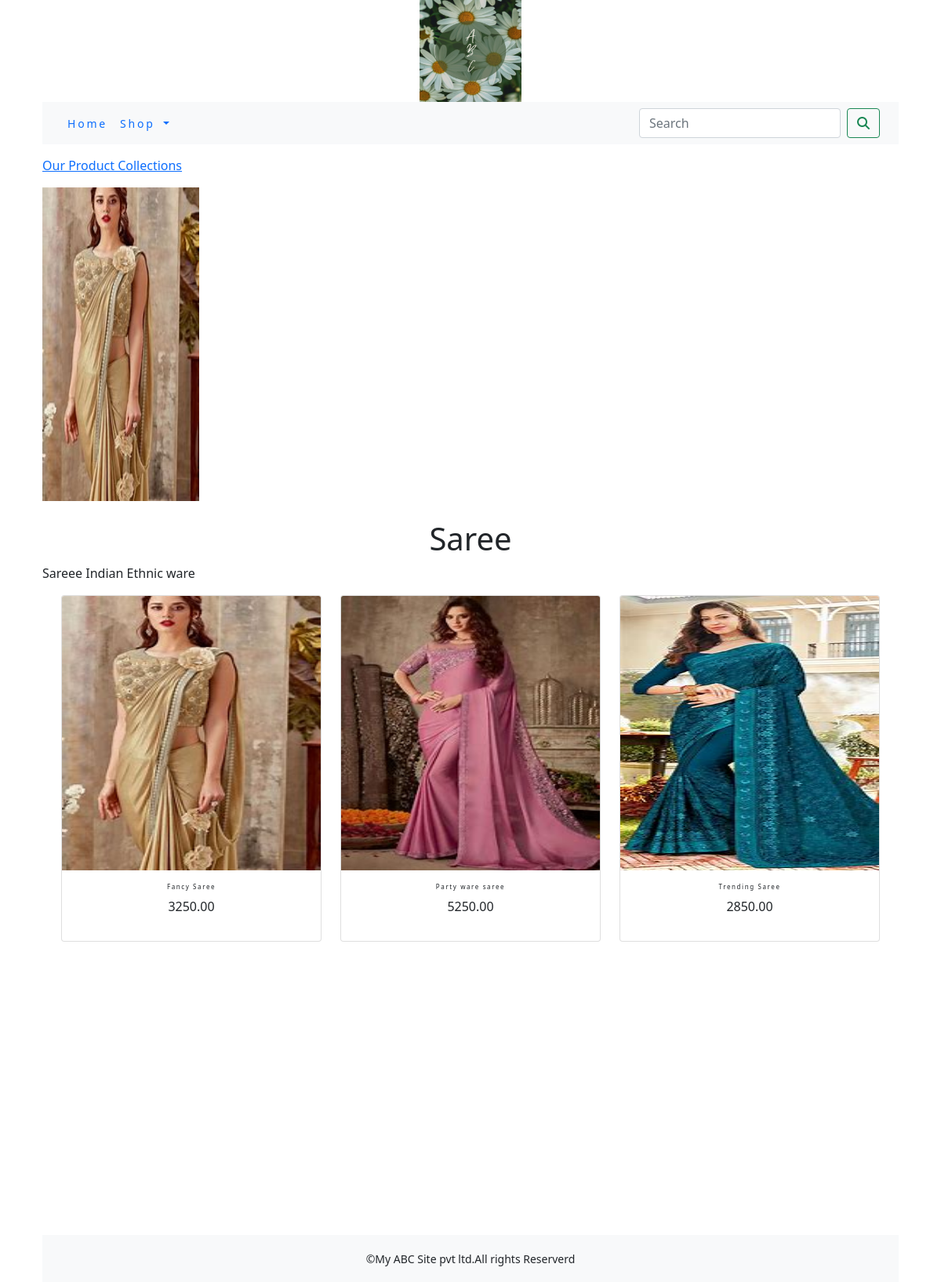
Screenshot of /shop/saree/ with the database file from the repository.
### shop/models.py (models this page shows, shortened)
class Category(models.Model):
    name = models.CharField(max_length=250, unique=True)
    slug = models.SlugField(max_length=250, unique=True)
    description = models.TextField(blank=True)
    image = models.ImageField(upload_to='category', blank=True)
    class Meta:
        ordering = ('name',)
        verbose_name = 'category'
        verbose_name_plural = 'categories'
    def get_url(self):
        return reverse('shop:products_by_category', args=[self.slug,])

class Product(models.Model):
    name = models.CharField(max_length=250, unique=True)
    slug = models.SlugField(max_length=250, unique=True)
    description = models.TextField(blank=True)
    price=models.DecimalField(max_digits=10,decimal_places=2)
    category=models.ForeignKey(Category,on_delete=models.CASCADE)
    image=models.ImageField(upload_to='product',blank=True)
    stock=models.IntegerField()
    available=models.BooleanField(default=True)
    created=models.DateTimeField(auto_now_add=True)
    updated=models.DateTimeField(auto_now=True)
    def get_url(self):
        return reverse('shop:prodCatdetail',args=[self.category.slug,self.slug])
    class Meta:
        ordering = ('name',)
        verbose_name = 'product'
        verbose_name_plural = 'products'

### shop/views.py (the view)
# urls.py: path('',views.allProdCat,name='allProdCat'),
def allProdCat(request,c_slug=None):
    c_page=None
    products_list=None
    if c_slug!=None:
        c_page=get_object_or_404(Category,slug=c_slug)
        products_list=Product.objects.all().filter(category=c_page,available=True)
    else:
        products_list=Product.objects.all().filter(available=True)
    paginator=Paginator(products_list,6)
    try:
        page=int(request.GET.get('page','1'))
    except:
        page=1
    try:
        products=paginator.page(page)
    except (EmptyPage,InvalidPage):
        products=paginator.page(paginator.num_pages)
    return render (request,"category.html",{'category':c_page,'products':products})

### cart/context_processors.py (called while the page is built)
def counter(request):
    item_count=0
    if 'admin' in request.path:
        return {}
    else:
        try:
            cart=Cart.objects.filter(cart_id=_cart_id(request))
            cart_items=CartItem.objects.all().filter(cart=cart[:1])
            for cart_item in cart_items:
                item_count += cart_item.quantity
        except Cart.DoesNotExist:
            item_count=0
    return dict(item_count=item_count)

### cart/views.py (called while the page is built)
def _cart_id(request):
    cart = request.session.session_key
    if not cart:
        cart = request.session.create()
    return cart

### shop/context_processors.py (called while the page is built)
def menu_links(request):
    links=Category.objects.all()
    return dict(links=links)

### templates/category.html (shortened to what this page needs)
{% extends 'base.html' %}
{% load static %}
 {% block content %}
  {% if category %}
     <div>
         <div class="row my_row_class">
             <div class="mx-auto">
             <p><a href="{% url 'shop:allProdCat' %}">Our Product Collections</a></p>
             </div>
         </div>
     </div>
  {% endif %}
<div class="mx_auto">
    {% if category %}
    <img class="my_image" width="200px" height="400px" src="{{category.image.url}}" alt="{{category.name}}">
</div>
<br>
<div>
    <h1 class="text-center my_title">{{category.name}}</h1>
    <p class="text-justify">{{category.description}}</p>
</div>
{% endif %}
<div class="container">
    <div class="row mx_auto">
        {% for product in products.object_list %}
        <div class="my_bottom_margin col-9 col-sm-12 col-md-4 col-lg-4">
            <div class="card text-center"style="min-width:18rem;">
                <a href="{{product.get_url}}" ><img class="card-img-top my_image" width="50px"height="350px" src="{{product.image.url}}" alt="{{product.name}}"></a>
                <div class="card-body" style="width=300px;">
                    <h4>{{product.name}}</h4>
                    <p>{{product.price}}</p>
                </div>
            </div>
        </div>
        {% endfor %}
    </div>
    <br>
</div>
{% endblock %}

### static/css/custom.css (style rules this page uses)
.my_row_class { padding-top:15px; }
.my_bottom_margin { margin-bottom:1opx; }
.card-body h4 { font-size:8px; text-trasform:uppercase; letter-spacing:0.2em; }

### rows the page displays
Category: image (picture), name "Saree", description "Sareee Indian Ethnic ware"
Product: image (picture), name "Fancy Saree", price "3250.00"
Product: image (picture), name "Party ware saree", price "5250.00"
Product: image (picture), name "Trending Saree", price "2850.00"
